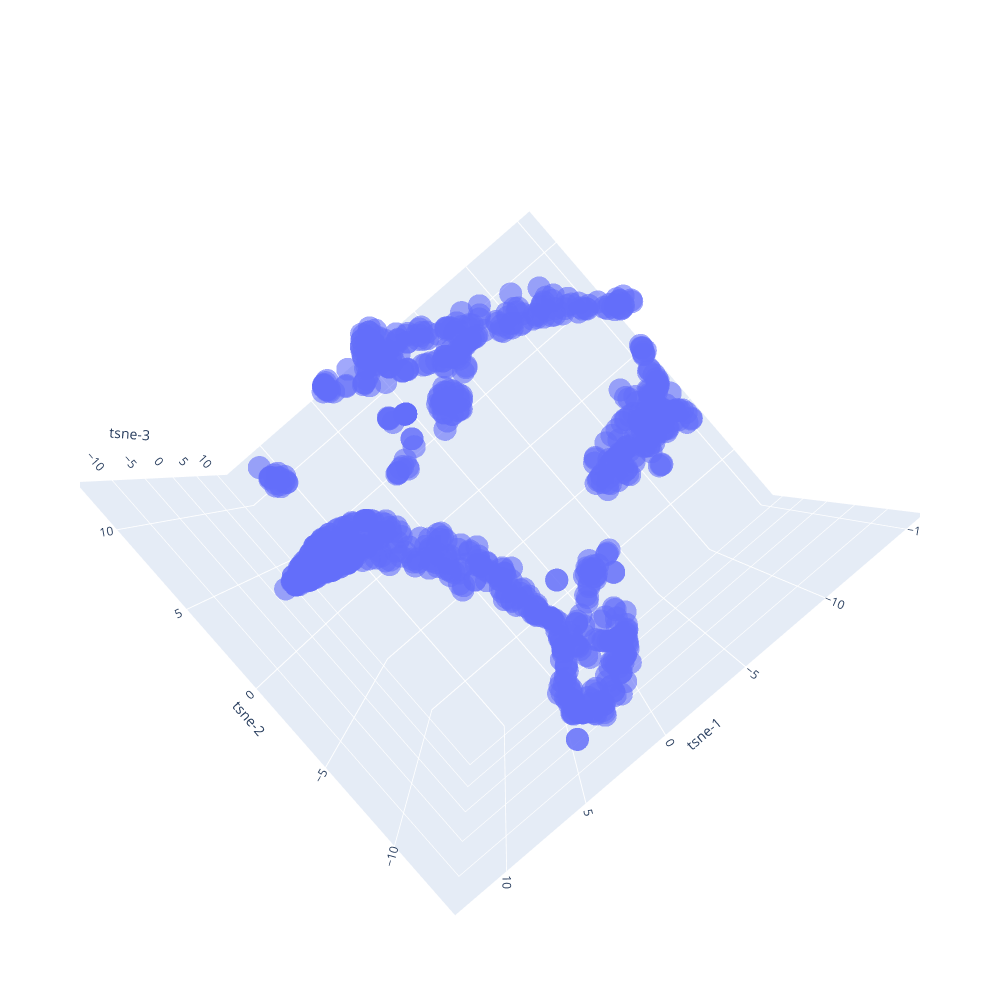

Notebook cell for this chart:
### Code cell
data_tsne = pd.DataFrame(
    columns = ["tsne-1", "tsne-2", "tsne-3"],
    data = X_tsne
)

px.scatter_3d(data_frame=data_tsne, x='tsne-1', y='tsne-2', z='tsne-3',opacity=0.6, width=1000, height=1000)

### Figure 1 — Plotly figure (JSON) as saved in the notebook; plotly's stock layout.template omitted (floating-point values rounded to 4 significant figures; data arrays with more than 128 entries replaced by an {"elided": "..."} marker saying what was removed)
{"data": [{"hovertemplate": "tsne-1=%{x}<br>tsne-2=%{y}<br>tsne-3=%{z}<extra></extra>", "legendgroup": "", "marker": {"color": "#636efa", "opacity": 0.6, "symbol": "circle"}, "mode": "markers", "name": "", "scene": "scene", "showlegend": false, "type": "scatter3d", "x": {"elided": "1000 float values"}, "y": {"elided": "1000 float values"}, "z": {"elided": "1000 float values"}}], "layout": {"height": 1000, "legend": {"tracegroupgap": 0}, "margin": {"t": 60}, "scene": {"aspectmode": "auto", "aspectratio": {"x": 1.05, "y": 0.9786, "z": 0.9734}, "camera": {"center": {"x": 0, "y": 0, "z": 0}, "eye": {"x": -0.04002, "y": 0.04625, "z": -2.24}, "projection": {"type": "perspective"}, "up": {"x": 0.00229, "y": 0.001022, "z": 1.0}}, "domain": {"x": [0, 1], "y": [0, 1]}, "xaxis": {"title": {"text": "tsne-1"}, "type": "linear"}, "yaxis": {"title": {"text": "tsne-2"}, "type": "linear"}, "zaxis": {"title": {"text": "tsne-3"}, "type": "linear"}}, "width": 1000}}
